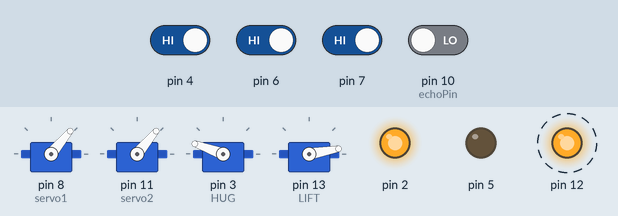
A sketch run on a simulated Arduino Uno, built with avr-gcc and run on an emulated ATmega328P. Shown: 4 × servo, output pins drawn as LEDs (lit = HIGH). Dashed ring = blinking. The inputs (shaded band) are chosen by the test bench; at power-on: pin 4, pin 6, pin 7 HIGH, pin 10 (echoPin) LOW. Pins used as bus, display or sensor lines are not drawn.

Above: at 3.8 s.
3.9 s: pin 4 driven LOW
At 5.5 s:
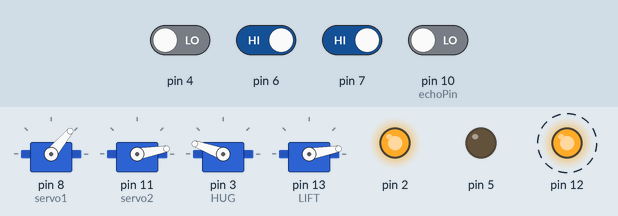
7.5 s: pin 6 driven LOW
At 9.9 s:
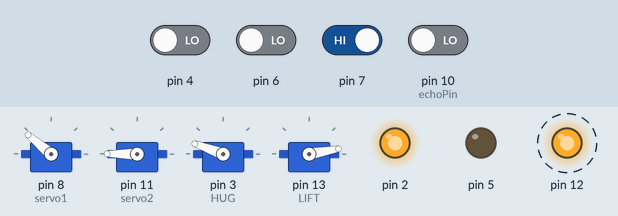
12.2 s: pin 7 driven LOW
At 14.3 s:
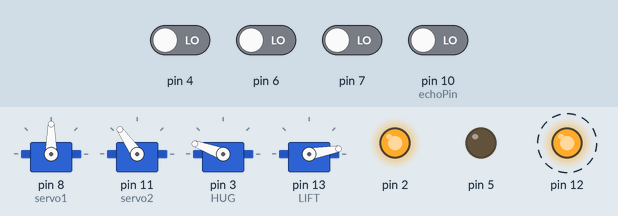
16.8 s: pin 4 driven HIGH
At 19.6 s:
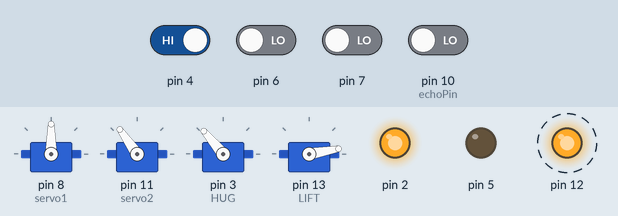
21.4 s: pin 6 driven HIGH
At 24.2 s:
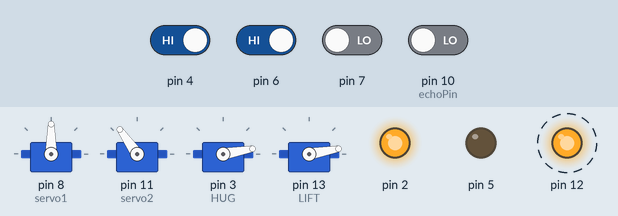
26.0 s: pin 7 driven HIGH
At 28.6 s:
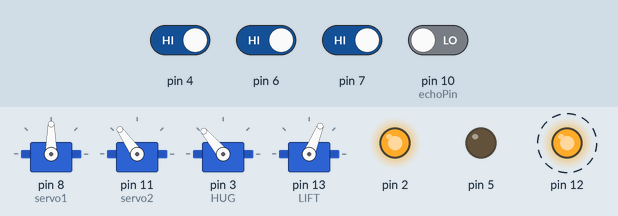
Timing chart, 0 to 31.7 s (numbered marks = the images above; inputs shaded):
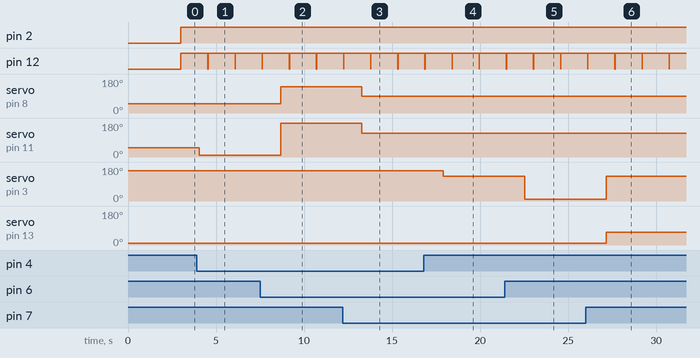

The sketch:

robocon20250418_UVG.ino
```cpp
#include <Servo.h>

//int state3 = LOW;
int state4 = LOW;
//int state5 = LOW;
int state6 = LOW;
int state7 = LOW;
double Duration = 0; //受信間隔
double Distance = 0; //取得した距離
int trigPin = 9;
int echoPin = 10;

Servo servo1; // 平行リンク持ち上げ用
Servo servo2; // UVG引張用
Servo HUG;
Servo LIFT;

void RX2Arduino(void){

  // RXからの命令読み取り
  delay(1);
  state6 = digitalRead(6);
  state7 = digitalRead(7);
  state4 = digitalRead(4);

  //サーボ用コマンド
  if(state6 == LOW && state7 == LOW && state4 == LOW){
    //Serial.println("Arm_Put");  // ペットボトルを置く
    servo1.write(90);  // 80, 88  台までの高さ：大きいと上
    servo2.write(125); // 125, 133
  }
  else if(state6 == LOW && state7 == HIGH && state4 == LOW){
    //Serial.println("Arm_Middle");  // 持ち上げる
    servo1.write(140);  // 大きいと平行リンク持ち上げ 大
    servo2.write(200);
  }
  else if(state6 == HIGH && state7 == LOW && state4 == LOW){
    //Serial.println("Arm_Low");  // 下げる
    servo1.write(50);
    servo2.write(50);
  }
  else if(state6 == HIGH && state7 == HIGH && state4 == LOW){
    //Serial.println("Arm_Catch");  // つかむ
    servo2.write(10); // 23
  }

  //待機状態
  else if(state6 == LOW && state7 == LOW && state4 == HIGH){
    //Serial.println("HUG_WAIT_DOWN");
    HUG.write(130);//open
    LIFT.write(10);//down
  }

  //つかむ動作
  else if(state6 == HIGH && state7 == LOW && state4 == HIGH){
    //Serial.println("HUG_CATCH");
    HUG.write(10);//close
    LIFT.write(10);//down
  }

  //上げる動作
  else if(state6 == LOW && state7 == HIGH && state4 == HIGH){
    //Serial.println("HUG_WAIT_UP");
     HUG.write(10);//close
     LIFT.write(68);//up
  }

  //下げる動作
  else if(state6 == HIGH && state7 == HIGH && state4 == HIGH){
    //Serial.println("OPEN_UP");
    HUG.write(130);//open
    LIFT.write(68);//up
  }

  else{
    //Serial.println("Arm_Stay");
    servo1.write(140);
    //servo2.write(10);
  }

  delay(500);
}

void Ultrasonic_sensor(void){
  //超音波センサ設定
  digitalWrite(2, HIGH);
  digitalWrite(12,LOW);
  delay(10);
  digitalWrite(12, HIGH);
  delay(10);
  //digitalWrite(trigPin, LOW);
  //delay(20);
  digitalWrite(trigPin, HIGH);
  delay(20);
  digitalWrite(trigPin, LOW);
  Duration = pulseIn(echoPin, HIGH);
  //Serial.print("Duration = ");
  //Serial.println(Duration);

  //超音波センサ読み取り
  if(Duration > 0){
    Duration = Duration/2;
    Distance = Duration*340*100/1000000;
    //Serial.print("Distance:");
    //Serial.print(Distance);
    //Serial.println(" [cm]");
    if(Distance < 5.0 && Distance >= 0.0){
      digitalWrite(2, LOW);
      delay(20);
    }
    else if(Distance < 15.0 && Distance >= 5.0){
      digitalWrite(5, LOW);
      delay(20);
    }
    else{
      digitalWrite(2, HIGH);
      digitalWrite(5, HIGH);
      delay(20);
      }
    }

}

void setup() {
  Serial.begin(19200);

  pinMode(2, OUTPUT); //超音波センサ検出信号用
  pinMode(5, OUTPUT); //予備用
//  pinMode(3, INPUT); // サーボ2 命令信号受信用_2桁目
  pinMode(4, INPUT); // サーボ2 命令信号受信用_1桁目
  pinMode(6, INPUT); // サーボ1 命令信号受信用_2桁目
  pinMode(7, INPUT); // サーボ1 命令信号受信用_1桁目
  servo1.attach(8); // 平行リンク用
  servo2.attach(11); // UVG引っ張り用
  HUG.attach(3);//ピラミッド　Max缶用
  LIFT.attach(13);
  pinMode(echoPin, INPUT);
  pinMode(trigPin, OUTPUT);
  pinMode(12, OUTPUT); // 超音波センサスイッチング用

}

void loop() {

  //Serial.println("start");

  LIFT.write(10);
  //HUG.write(170); // 元の値
  HUG.write(160);

  servo1.write(50);
  servo2.write(50);

  delay(3000);

  while(true){
    Ultrasonic_sensor();

    RX2Arduino();
  }
}
```

Measured:
- after the input at 3.9 s, servo on pin 11 (servo2): 50° → 10° after 0.14 s; servo on pin 3 (HUG): stays 160° (without the input it goes to 130° after 0.14 s); servo on pin 13 (LIFT): stays 10° (without the input it goes to 68° after 0.14 s)
- after the input at 7.5 s, servo on pin 8 (servo1): 50° → 140° after 1.2 s; servo on pin 11 (servo2): 10° → 180° after 1.2 s
- after the input at 12.2 s, servo on pin 8 (servo1): 140° → 90° after 1.1 s; servo on pin 11 (servo2): 180° → 125° after 1.1 s
- after the input at 16.8 s, servo on pin 3 (HUG): 160° → 130° after 1.1 s
- after the input at 21.4 s, servo on pin 3 (HUG): 130° → 10° after 1.1 s
- after the input at 26.0 s, servo on pin 3 (HUG): 10° → 130° after 1.2 s; servo on pin 13 (LIFT): 10° → 68° after 1.2 s
- by itself, pin 12: alternates HIGH for 1.5 s and LOW for 0.01 s
